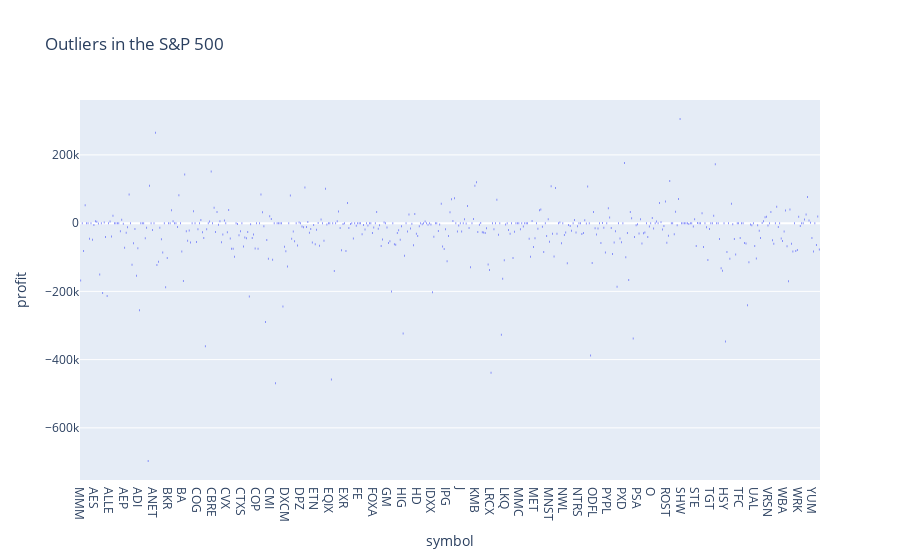

Source (notebook cell):
### Code cell
sp500_outliers = px.box(sp500_outliers,
                        x="symbol",
                        y="profit",
                        title="Outliers in the S&P 500")

sp500_outliers

### Figure 1 — Plotly figure (JSON) as saved in the notebook; plotly's stock layout.template omitted (floating-point values rounded to 4 significant figures; data arrays with more than 128 entries replaced by an {"elided": "..."} marker saying what was removed)
{"data": [{"alignmentgroup": "True", "hovertemplate": "symbol=%{x}<br>profit=%{y}<extra></extra>", "legendgroup": "", "marker": {"color": "#636efa"}, "name": "", "notched": false, "offsetgroup": "", "orientation": "v", "showlegend": false, "type": "box", "x": {"elided": "505 str values"}, "x0": " ", "xaxis": "x", "y": {"elided": "505 float values"}, "y0": " ", "yaxis": "y"}], "layout": {"autosize": true, "boxmode": "group", "legend": {"tracegroupgap": 0}, "title": {"text": "Outliers in the S&P 500"}, "xaxis": {"anchor": "y", "autorange": true, "domain": [0, 1], "range": [-0.5, 504.5], "title": {"text": "symbol"}, "type": "category"}, "yaxis": {"anchor": "x", "autorange": true, "domain": [0, 1], "range": [-752900.0, 360900.0], "title": {"text": "profit"}, "type": "linear"}}}
